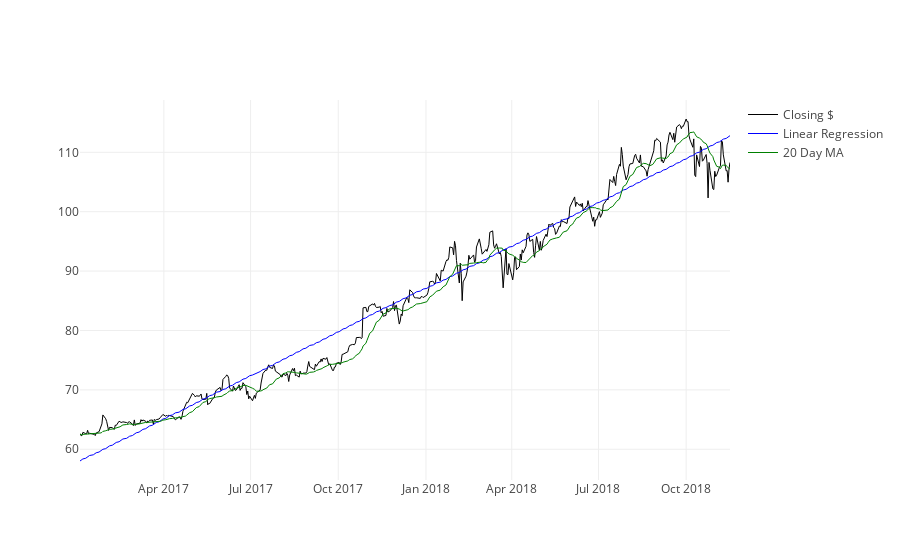

The code cell stored with this chart in its notebook:
### Markdown cell above
### Plot the 20 day moving average

### Code cell
ma_line = go.Scatter(
    x=msft3.index,
    y = msft3['20ma'],
    name= '20 Day MA',
    line = {'color' : 'green','width' : 1 }
)

data = [ close_line, linreg_line, ma_line]

iplot(data)

### Figure 1 — Plotly figure (JSON) as saved in the notebook; plotly's stock layout.template omitted (floating-point values rounded to 4 significant figures; data arrays with more than 128 entries replaced by an {"elided": "..."} marker saying what was removed)
{"data": [{"line": {"color": "black", "width": 1}, "name": "Closing $", "type": "scatter", "uid": "fe1b3024-eba2-11e8-97e6-542696d0ac25", "x": {"elided": "474 str values"}, "y": {"elided": "474 float values"}}, {"line": {"color": "blue", "width": 1}, "name": "Linear Regression", "type": "scatter", "uid": "fe1b3290-eba2-11e8-8486-542696d0ac25", "x": {"elided": "474 str values"}, "y": {"elided": "474 float values"}}, {"line": {"color": "green", "width": 1}, "name": "20 Day MA", "type": "scatter", "uid": "fe1b33c6-eba2-11e8-bbfd-542696d0ac25", "x": {"elided": "474 str values"}, "y": {"elided": "474 float values"}}], "layout": {}}
